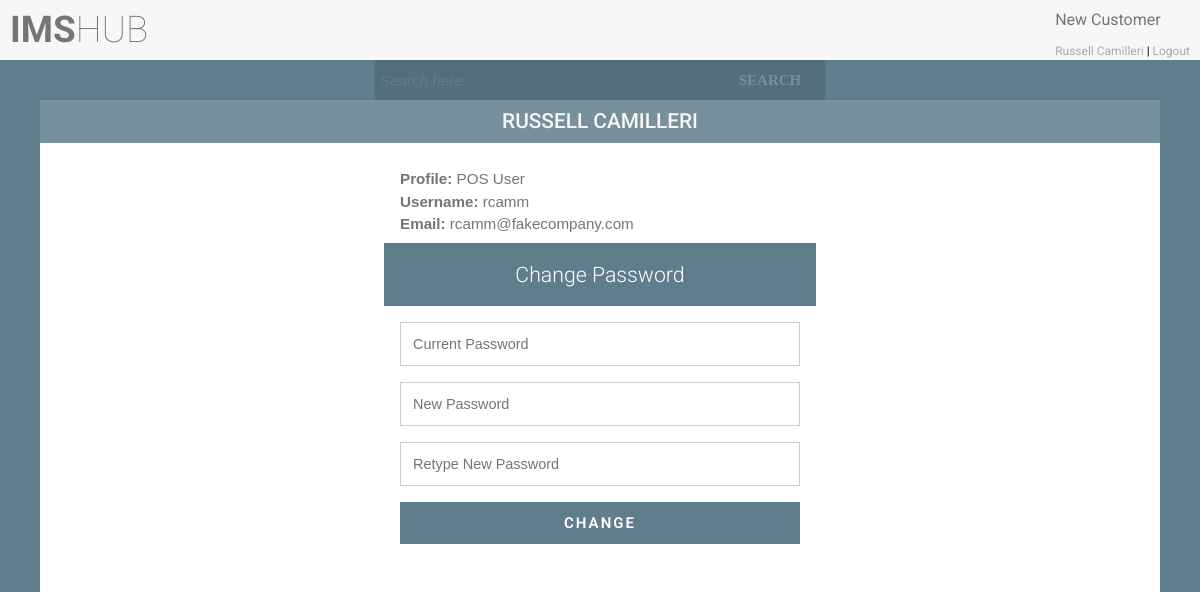
The app's page /profile.php (signed in) with its own data.
### tables this page shows
CREATE TABLE `users` (
  `uid` int(11) NOT NULL AUTO_INCREMENT,
  `name` varchar(50) NOT NULL,
  `surname` varchar(50) NOT NULL,
  `email` varchar(50) NOT NULL,
  `username` varchar(30) NOT NULL,
  `password` varchar(100) NOT NULL,
  `salt` varchar(32) NOT NULL,
  `user_type_id` int(11) NOT NULL,
  `user_status_id` int(11) NOT NULL,
  `resource_location_id` int(11) DEFAULT NULL,
  PRIMARY KEY (`uid`),
  UNIQUE KEY `uq_email` (`email`),
  UNIQUE KEY `uq_username` (`username`),
  KEY `fk_user_type_id` (`user_type_id`),
  KEY `fk_user_status_id` (`user_status_id`),
  CONSTRAINT `fk_user_status_id` FOREIGN KEY (`user_status_id`) REFERENCES `user_statuses` (`user_status_id`),
  CONSTRAINT `fk_user_type_id` FOREIGN KEY (`user_type_id`) REFERENCES `user_types` (`user_type_id`)
);

CREATE TABLE `user_types` (
  `user_type_id` int(11) NOT NULL AUTO_INCREMENT,
  `user_type` varchar(50) NOT NULL,
  `user_permissions` longtext,
  PRIMARY KEY (`user_type_id`),
  UNIQUE KEY `uq_user_type` (`user_type`)
);

### classes/config.php (called while the page is built)
<?php
class config
{
    public static function get($path = null)
    {
        if ($path) {
            $config = $GLOBALS['config'];
            $path = explode('/', $path);
            foreach ($path as $bit) {
                if (isset($config[$bit])) {
                    $config = $config[$bit];
                }
            }
            return $config;
        }
        return false;
    }
}

### classes/db.php (called while the page is built, shortened)
<?php
class db
{
    private static $_instance = null;
    private $_pdo,
            $_query,
            $_error = false,
            $_results,
            $_count = 0;
    private function __construct()
    {
        try {
            $this->_pdo = new PDO('mysql:host=' . config::get('mysql/host') . ';dbname=' . config::get('mysql/db'), config::get('mysql/username'), config::get('mysql/password'));
        } catch (PDOException $e) {
            die($e->getMessage());
        }
    }
    public static function getInstance()
    {
        if (!isset(self::$_instance)) {
            self::$_instance = new db();
        }
        return self::$_instance;
    }
    public function query($sql, $params = array())
    {
        $this->_error = false;
        if ($this->_query = $this->_pdo->prepare($sql)) {
            $x = 1;
            if (count($params)) {
                foreach ($params as $param) {
                    $this->_query->bindValue($x, $param);
                    $x++;
                }
            }
            if ($this->_query->execute()) {
                $this->_results = $this->_query->fetchAll(PDO::FETCH_OBJ);
                $this->_count = $this->_query->rowCount();
            } else {
                $this->_error = true;
            }
        }
        return $this;
    }
    public function action($action, $table, $where = array()){
        if (count($where) === 3) {
            $operators = array('=', '>', '<', '>=', '<=');
            $field      = $where[0];
            $operator   = $where[1];
            $value      = $where[2];
            if (in_array($operator, $operators)) {
                $sql = "{$action} from {$table} where {$field} {$operator} ?";
                if (!$this->query($sql, array($value))->error()) {
                    return $this;
                }
            }
        }
        return false;
    }
    public function get($table, $where){
        return $this->action('select *', $table, $where);
    }
    public function results()
    {
        return $this->_results;
    }
    public function first(){
        return $this->results()[0];
    }
    public function error()
    {
        return $this->_error;
    }
    public function count()
    {
        return $this->_count;
    }
}

### Classes/user.php (called while the page is built, shortened)
<?php
class user
{
    private $_db,
            $_data,
            $_sessionName,
            $_cookieName,
            $_isLoggedIn,
            $_profile,
            $_usersList;
    public function __construct($user = null){
        $this->_db = db::getInstance();
        $this->_sessionName = config::get('session/session_name');
        if (!$user){
            if (session::exists($this->_sessionName)){
                $user = session::get($this->_sessionName);
                if ($this->find($user)){
                    $this->_isLoggedIn = true;
                } else {
                }
            }
        } else {
            $this->find($user);
        }
    }
    public function find($user = null){
        if ($user) {
            $field = (is_numeric($user)) ? 'uid' : 'username';
            $data = $this->_db->get('users', array($field, '=', $user));
            if ($data->count()){
                $this->_data = $data->first();
                return true;
            }
        }
        return false;
    }
    public function hasPermission($key){
        $type = $this->_db->get('user_types', array('user_type_id', '=', $this->data()->user_type_id));
        if ($type->count()){
            $permissions = json_decode($type->first()->user_permissions, true);
            if (isset($permissions[$key]) == true){
                return true;
            }
        }
        return false;
    }
    public function data(){
        return $this->_data;
    }
    public function profile(){
        $type = $this->_db->get('user_types', array('user_type_id', '=', $this->data()->user_type_id));
        $this->_profile = $type->first()->user_type;
        return $this->_profile;
    }
    public function isLoggedIn(){
        return $this->_isLoggedIn;
    }
}

### classes/session.php (called while the page is built, shortened)
<?php
class session
{
    public static function exists($name){
        return (isset($_SESSION[$name])) ? true : false;
    }
    public static function get($name){
        return $_SESSION[$name];
    }
}

### functions/sanitize.php (called while the page is built)
<?php
function escape($string){
    return htmlentities($string, ENT_QUOTES, 'UTF-8');
}

### profile.php (the view, shortened to what this page needs)
<?php
include_once ("header.php");
$user = new user();
$name = escape($user->data()->name);
$surname = escape($user->data()->surname);
$username = escape($user->data()->username);
$email = escape($user->data()->email);
$profile = escape($user->profile());
if ($user->isLoggedIn()){
    ?>
    <div class="content">
        <div class="container">
            <div class="separator">
                <?php
                echo '<h1>' . $name . ' ' . $surname . '</h1>';
                ?>
            </div>
            <div class="form-style">
            <?php
            echo '<p><b>Profile:</b> ' . $profile . '<br>';
            echo '<b>Username:</b> ' . $username . '<br>';
            echo '<b>Email:</b> ' . $email . '</p>';
            ?>
                <h1>Change Password</h1>
                <form action="" method="post" name="changePassword">
                    <input type="password" name="current_password" placeholder="Current Password" />
                    <input type="password" name="new_password" placeholder="New Password" />
                    <input type="password" name="retype_new_password" placeholder="Retype New Password" />
                    <input type="submit" value="CHANGE"/>
                </form>
            </div>
        </div>
    </div>
    <?php
} else {
    $hash = new hash();
    redirect::to('index.php?' . hash::sha256('nologin' . $hash->getSalt()));
}

### header.php (shortened to what this page needs)
<?php
$user = new user();
if ($user->isLoggedIn()) {
    $name = escape($user->data()->name);
    $surname = escape($user->data()->surname);
    ?>
    <!DOCTYPE html>
    <html>
    <head>
        <link rel='stylesheet prefetch'
              href='http://ajax.googleapis.com/ajax/libs/jqueryui/1.11.2/themes/smoothness/jquery-ui.css'>
        <link rel="stylesheet" href="//code.jquery.com/ui/1.12.1/themes/base/jquery-ui.css">
        <link rel="stylesheet" href="css/style.css">
    </head>
    <body>
    <div class="width-height">
        <div class="fixheader">
            <div class="header">
                <div class="logo">
                    <?php
                    if ($user->hasPermission('access') || $user->hasPermission('allAccess')) {
                        echo '<h1 class="header-heading"><a href="main.php"><strong>IMS</strong>HUB</a></h1>';
                    }
                    ?>
                </div>
                <div class="menu">
                    <ul class="nav">
                        <?php
                        if ($user->hasPermission('newCustomer') || $user->hasPermission('allAccess')) {
                            echo '<li><a href="newCustomer.php">New Customer</a></li>';
                        }
                        if ($user->hasPermission('access') || $user->hasPermission('allAccess')) {
                            echo '<br><div  class="user">
                                    <a href="profile.php">' . $name . ' ' . $surname . '</a>
                                    |
                                    <a href="logout.php">Logout</a>
                                  </div>';
                        }
                        ?>
                    </ul>
                </div>
            </div>
            <div class="nav-bar">
                <div class="search">
                    <?php
                    if ($user->hasPermission('search') || $user->hasPermission('allAccess')) {
                    ?>
                        <form action="search.php" method="post" class="form-wrapper cf">
                            <input type="text" name="search" placeholder="Search here..." autocomplete="off" required="required">
                            <button type="submit">Search</button>
                        </form>
                    <?php
                    }
                    ?>
                </div>
            </div>
        </div>
    </body>
    </html>
    <?php
} else {
    $hash = new hash();
    redirect::to('index.php?' . hash::sha256('nologin' . $hash->getSalt()));
}
?>

### records on screen
users: name "Russell", surname "Camilleri", name "RUSSELL", surname "CAMILLERI", username "rcamm", email "rcamm@fakecompany.com"
user_types: user_type "POS User"
